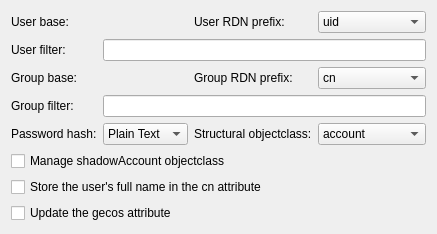
<ui version="4.0" >
 <class>KU_LdapSettings</class>
 <widget class="QWidget" name="KU_LdapSettings" >
  <property name="geometry" >
   <rect>
    <x>0</x>
    <y>0</y>
    <width>394</width>
    <height>227</height>
   </rect>
  </property>
  <layout class="QVBoxLayout" >
   <property name="margin" >
    <number>11</number>
   </property>
   <property name="spacing" >
    <number>6</number>
   </property>
   <item>
    <layout class="QGridLayout" >
     <property name="margin" >
      <number>0</number>
     </property>
     <property name="spacing" >
      <number>6</number>
     </property>
     <item row="1" column="1" colspan="3" >
      <widget class="QLineEdit" name="kcfg_ldapuserfilter" />
     </item>
     <item row="2" column="3" >
      <widget class="KComboBox" name="kcfg_ldapgrouprdn" >
       <item>
        <property name="text" >
         <string>cn</string>
        </property>
       </item>
       <item>
        <property name="text" >
         <string>gidNumber</string>
        </property>
       </item>
      </widget>
     </item>
     <item row="2" column="1" >
      <widget class="KLineEdit" name="kcfg_ldapgroupbase" />
     </item>
     <item row="4" column="1" >
      <widget class="KComboBox" name="kcfg_ldappasswordhash" >
       <item>
        <property name="text" >
         <string>Plain Text</string>
        </property>
       </item>
       <item>
        <property name="text" >
         <string>CRYPT</string>
        </property>
       </item>
       <item>
        <property name="text" >
         <string>MD5</string>
        </property>
       </item>
       <item>
        <property name="text" >
         <string>SMD5</string>
        </property>
       </item>
       <item>
        <property name="text" >
         <string>SHA</string>
        </property>
       </item>
       <item>
        <property name="text" >
         <string>SSHA</string>
        </property>
       </item>
      </widget>
     </item>
     <item row="0" column="0" >
      <widget class="QLabel" name="textLabel1" >
       <property name="text" >
        <string>User base:</string>
       </property>
       <property name="buddy" >
        <cstring>kcfg_ldapuserbase</cstring>
       </property>
      </widget>
     </item>
     <item row="3" column="0" >
      <widget class="QLabel" name="textLabel1_4_2" >
       <property name="text" >
        <string>Group filter:</string>
       </property>
       <property name="buddy" >
        <cstring>kcfg_ldapgroupfilter</cstring>
       </property>
      </widget>
     </item>
     <item row="4" column="2" >
      <widget class="QLabel" name="textLabel5" >
       <property name="text" >
        <string>Structural objectclass:</string>
       </property>
       <property name="buddy" >
        <cstring>kcfg_ldapstructural</cstring>
       </property>
      </widget>
     </item>
     <item row="1" column="0" >
      <widget class="QLabel" name="textLabel1_4" >
       <property name="text" >
        <string>User filter:</string>
       </property>
       <property name="buddy" >
        <cstring>kcfg_ldapuserfilter</cstring>
       </property>
      </widget>
     </item>
     <item row="0" column="1" >
      <widget class="KLineEdit" name="kcfg_ldapuserbase" />
     </item>
     <item row="3" column="1" colspan="3" >
      <widget class="QLineEdit" name="kcfg_ldapgroupfilter" />
     </item>
     <item row="4" column="3" >
      <widget class="KComboBox" name="kcfg_ldapstructural" >
       <item>
        <property name="text" >
         <string>account</string>
        </property>
       </item>
       <item>
        <property name="text" >
         <string>inetOrgPerson</string>
        </property>
       </item>
      </widget>
     </item>
     <item row="2" column="2" >
      <widget class="QLabel" name="textLabel3" >
       <property name="text" >
        <string>Group RDN prefix:</string>
       </property>
       <property name="buddy" >
        <cstring>kcfg_ldapgrouprdn</cstring>
       </property>
      </widget>
     </item>
     <item row="0" column="3" >
      <widget class="KComboBox" name="kcfg_ldapuserrdn" >
       <item>
        <property name="text" >
         <string>uid</string>
        </property>
       </item>
       <item>
        <property name="text" >
         <string>uidNumber</string>
        </property>
       </item>
       <item>
        <property name="text" >
         <string>cn</string>
        </property>
       </item>
      </widget>
     </item>
     <item row="2" column="0" >
      <widget class="QLabel" name="textLabel1_2" >
       <property name="text" >
        <string>Group base:</string>
       </property>
       <property name="buddy" >
        <cstring>kcfg_ldapgroupbase</cstring>
       </property>
      </widget>
     </item>
     <item row="0" column="2" >
      <widget class="QLabel" name="textLabel2" >
       <property name="text" >
        <string>User RDN prefix:</string>
       </property>
       <property name="buddy" >
        <cstring>kcfg_ldapuserrdn</cstring>
       </property>
      </widget>
     </item>
     <item row="4" column="0" >
      <widget class="QLabel" name="textLabel4" >
       <property name="text" >
        <string>Password hash:</string>
       </property>
       <property name="buddy" >
        <cstring>kcfg_ldappasswordhash</cstring>
       </property>
      </widget>
     </item>
    </layout>
   </item>
   <item>
    <widget class="QCheckBox" name="kcfg_ldapshadow" >
     <property name="text" >
      <string>Manage shadowAccount objectclass</string>
     </property>
    </widget>
   </item>
   <item>
    <widget class="QCheckBox" name="kcfg_ldapcnfullname" >
     <property name="text" >
      <string>Store the user's full name in the cn attribute</string>
     </property>
    </widget>
   </item>
   <item>
    <widget class="QCheckBox" name="kcfg_ldapgecos" >
     <property name="text" >
      <string>Update the gecos attribute</string>
     </property>
    </widget>
   </item>
   <item>
    <spacer>
     <property name="orientation" >
      <enum>Qt::Vertical</enum>
     </property>
     <property name="sizeType" >
      <enum>QSizePolicy::Expanding</enum>
     </property>
     <property name="sizeHint" >
      <size>
       <width>20</width>
       <height>40</height>
      </size>
     </property>
    </spacer>
   </item>
  </layout>
 </widget>
 <customwidgets>
  <customwidget>
   <class>KComboBox</class>
   <extends>QComboBox</extends>
   <header>kcombobox.h</header>
   <container>0</container>
   <pixmap></pixmap>
  </customwidget>
  <customwidget>
   <class>KLineEdit</class>
   <extends></extends>
   <header>klineedit.h</header>
   <container>0</container>
   <pixmap></pixmap>
  </customwidget>
 </customwidgets>
 <tabstops>
  <tabstop>kcfg_ldapuserbase</tabstop>
  <tabstop>kcfg_ldapuserrdn</tabstop>
  <tabstop>kcfg_ldapuserfilter</tabstop>
  <tabstop>kcfg_ldapgroupbase</tabstop>
  <tabstop>kcfg_ldapgrouprdn</tabstop>
  <tabstop>kcfg_ldapgroupfilter</tabstop>
  <tabstop>kcfg_ldappasswordhash</tabstop>
  <tabstop>kcfg_ldapstructural</tabstop>
  <tabstop>kcfg_ldapshadow</tabstop>
  <tabstop>kcfg_ldapcnfullname</tabstop>
 </tabstops>
 <resources/>
 <connections/>
</ui>
